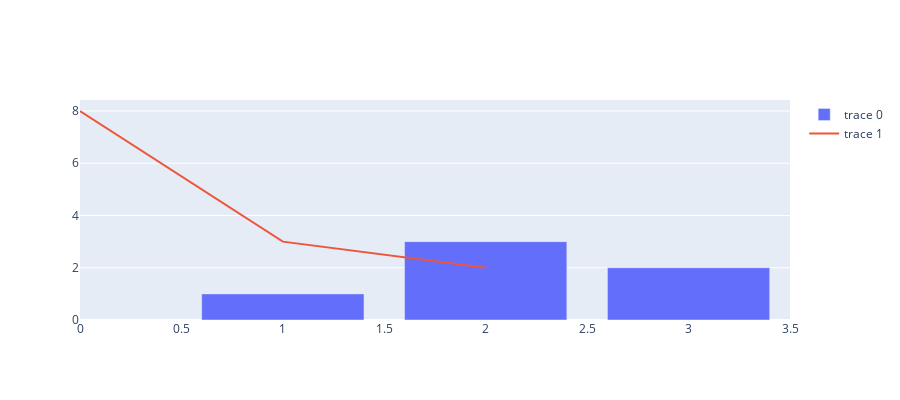

Here is the notebook cell this chart was saved with:
### Code cell
import plotly.graph_objects as go

fig = go.Figure(
    data=[
        go.Bar(x=[1,2,3], y=[1,3,2]),
        go.Scatter(y=[8,3,2], mode='lines')
          ]
)

fig.update_layout(height=400)

fig.show()

### Figure 1 — Plotly figure (JSON) as saved in the notebook; plotly's stock layout.template omitted (floating-point values rounded to 4 significant figures)
{"data": [{"type": "bar", "x": [1, 2, 3], "y": [1, 3, 2]}, {"mode": "lines", "type": "scatter", "y": [8, 3, 2]}], "layout": {"height": 400}}
